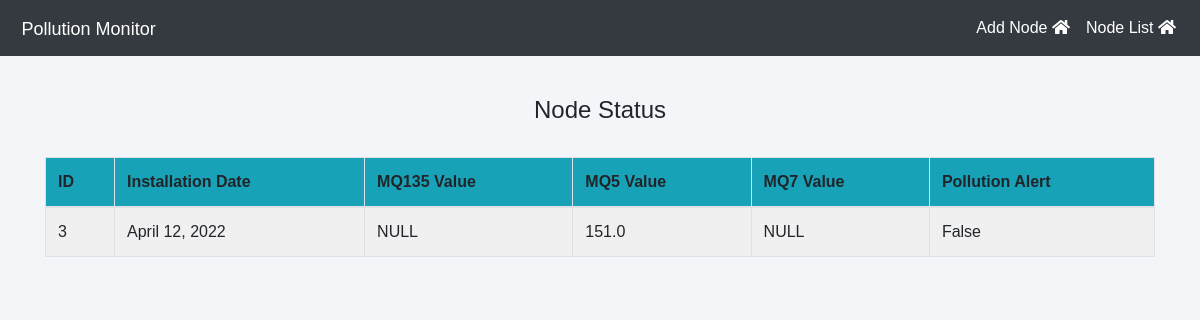
The page /Pollution/display/3 on the database its author committed.
### myapp/models.py (models this page shows, shortened)
class Node(models.Model):
    node_Id = models.AutoField(primary_key=True)
    installedDate = models.DateField(default=date.today())
    isMQ135 = models.BooleanField(default=False)
    isMQ5 = models.BooleanField(default=False)
    isMQ7 = models.BooleanField(default=False)
    mq135 = models.FloatField(blank=True, default=0)
    mq5 = models.FloatField(blank=True, default=0)
    mq7 = models.FloatField(blank=True, default=0)
    latitude = models.FloatField(blank=True, default=0)
    longitude = models.FloatField(blank=True, default=0)
    alert=models.BooleanField(default=False)

### myapp/views.py (the view)
# urls.py: path('display/<str:pid>', views.displayNode, name='displayNode'),
def displayNode(request,pid):
    if request.method == 'POST':
        return render(request, 'main.html',)
    else:
        node=Node.objects.get(node_Id=pid)
        return render(request, 'displayNode.html', {'node': node})

### templates/displayNode.html (shortened to what this page needs)
{% extends "sitebase.html" %}
{% load static %}
{% block content %}
<br><br>
<div class="container">
    <H4 class="text-center">Node Status</H4><br>
    <table class="table table-light table-hover table-bordered table-striped">
        <thead class="bg-info">
            <tr>
                <th scope="col">ID</th>
                <th scope="col">Installation Date</th>
                <th scope="col">MQ135 Value</th>
                <th scope="col">MQ5 Value</th>
                <th scope="col">MQ7 Value</th>
                <th scope="col">Pollution Alert</th>
            </tr>
        </thead>
        <tbody>
            <tr>
                <td> {{node.node_Id}}</td>
                <td> {{node.installedDate}}</td>
                {% if node.isMQ135 %}
                <td>{{node.mq135}}</td>
                {% else %}
                <td>NULL </td>
                {% endif %}
                {% if node.isMQ5 %}
                <td>{{node.mq5}}</td>
                {% else %}
                <td>NULL </td>
                {% endif %}
                {% if node.isMQ7 %}
                <td>{{node.mq7}}</td>
                {% else %}
                <td>NULL </td>
                {% endif %}
                <td>{{node.alert}}</td>
            </tr>
        </tbody>
    </table>
</div>
{% endblock %}

### templates/sitebase.html (style rules this page uses)
* { margin: 0; padding: 0; box-sizing: border-box; list-style: none; text-decoration: none; font-family: 'Josefin Sans', sans-serif; }
body { font-family: Poppins-Regular, sans-serif; background-image: url(../../static/images/img5.png); background-color: #f3f5f9; background-size:cover; position: relative; }

### rows shown on the page
Node: node_Id "3", installedDate "April 12, 2022", mq5 "151.0", alert "False"
